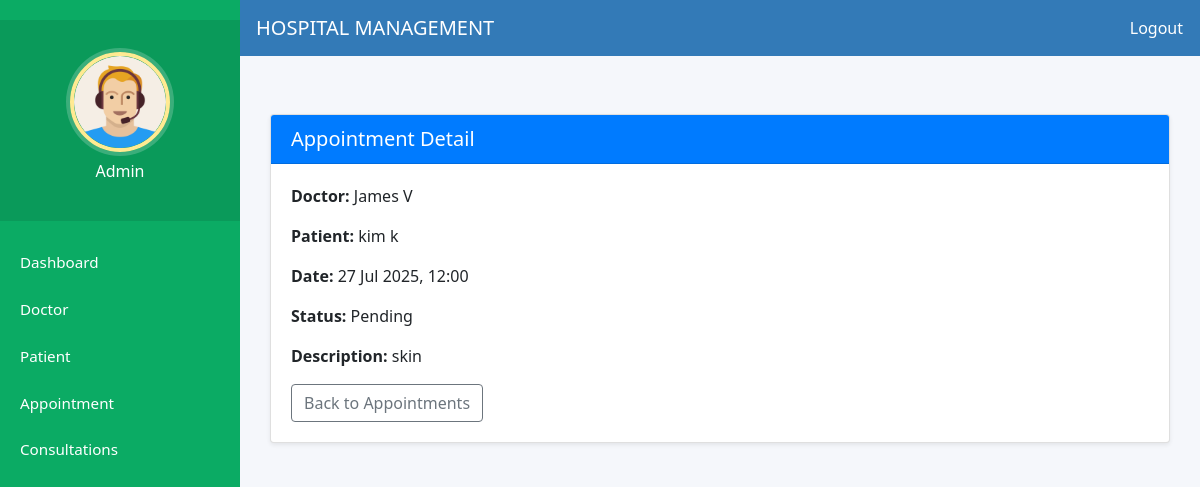
Page /appointments/1/ (signed in) on the committed database.
### hospital/models.py (models this page shows, shortened)
class Appointment(models.Model):
    STATUS_CHOICES = [
        ('pending', 'Pending'),
        ('confirmed', 'Confirmed'),
        ('cancelled', 'Cancelled'),
    ]
    patient = models.ForeignKey(Patient, on_delete=models.CASCADE, null=True, blank=True)
    doctor = models.ForeignKey(Doctor, on_delete=models.CASCADE, null=True, blank=True)
    date_time = models.DateTimeField(default=timezone.now)
    description = models.TextField(blank=True)
    status = models.CharField(max_length=10, choices=STATUS_CHOICES, default='pending')
    created_at = models.DateTimeField(auto_now_add=True)
    created_by = models.ForeignKey(User, on_delete=models.SET_NULL, null=True, blank=True, related_name='appointments_created')
    updated_by = models.ForeignKey(User, on_delete=models.SET_NULL, null=True, blank=True, related_name='appointments_updated')
    class Meta:
        ordering = ['-date_time']

class Doctor(models.Model):
    user = models.OneToOneField(User, on_delete=models.CASCADE, null=True, blank=True)
    department = models.CharField(max_length=100, default='General')
    mobile = models.CharField(max_length=15, blank=True, null=True)
    address = models.TextField(blank=True, null=True)
    profile_pic = models.ImageField(upload_to='profile_pics/', blank=True, null=True)
    status = models.BooleanField(default=False)  # Admin approval
    created_at = models.DateTimeField(auto_now_add=True)

class Patient(models.Model):
    user = models.OneToOneField(User, on_delete=models.CASCADE)
    address = models.TextField(blank=True)
    mobile = models.CharField(max_length=15, blank=True)
    symptoms = models.TextField(blank=True)
    profile_pic = models.ImageField(upload_to='profile_pics/', blank=True, null=True)
    assignedDoctorId = models.ForeignKey(Doctor, on_delete=models.SET_NULL, null=True, blank=True)
    created_at = models.DateTimeField(auto_now_add=True)
    status = models.BooleanField(default=False)  # Admin approval

### hospital/views.py (the view)
# urls.py: path('appointments/<int:pk>/', views.appointment_detail, name='appointment_detail'),
@login_required(login_url="adminlogin")
@user_passes_test(is_admin)
def appointment_detail(request, pk):
    appointment = get_object_or_404(Appointment, pk=pk)
    return render(
        request,
        "appointments/detail.html",
        {"appointment": appointment},
    )

### hospital/views.py (called while the page is built)
def is_admin(user):
    return user.is_superuser or user.is_staff

### hospital/templates/appointments/detail.html
{% extends 'hospital/admin_base.html' %}
{% block content %}
<div class="container mt-4 mb-5">
  <div class="card shadow-sm">
    <div class="card-header bg-primary text-white">
      <h5 class="mb-0">Appointment Detail</h5>
    </div>
    <div class="card-body">
      <p><strong>Doctor:</strong> {{ appointment.doctor.user.get_full_name }}</p>
      <p><strong>Patient:</strong> {{ appointment.patient.user.get_full_name }}</p>
      <p><strong>Date:</strong> {{ appointment.date_time|date:"d M Y, H:i" }}</p>
      <p><strong>Status:</strong> {{ appointment.status|title }}</p>
      <p><strong>Description:</strong> {{ appointment.description }}</p>
      <a href="{% url 'admin-view-appointment' %}" class="btn btn-outline-secondary">Back to Appointments</a>
    </div>
  </div>
</div>
{% endblock content %}

### static/style.css (style rules this page uses)
html, body { height: 100%; }
body { margin: 0; font-family: "Segoe UI", Tahoma, Geneva, Verdana, sans-serif; min-height: 100vh; display: flex; flex-direction: column; }

### static/hospital/css/styles.css (style rules this page uses)
.card { opacity: 0; transform: translateY(10px); transition: opacity 0.4s ease, transform 0.4s ease; }
.card.card-visible { opacity: 1; transform: translateY(0); }

### templates/hospital/admin_base.html (style rules this page uses)
html, body { height: 100%; margin: 0; display: flex; flex-direction: column; }
body { background-color: #f5f7fb; }

### rows in the picture
Appointment: doctor.user.get_full_name "James V", patient.user.get_full_name "kim k", date_time "27 Jul 2025, 12:00", status "Pending", description "skin"
